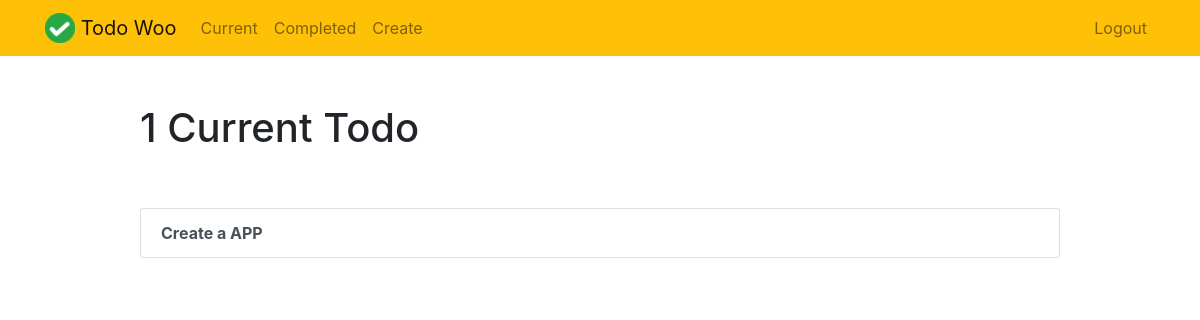
Before: /current/ (signed in) with the older database file.
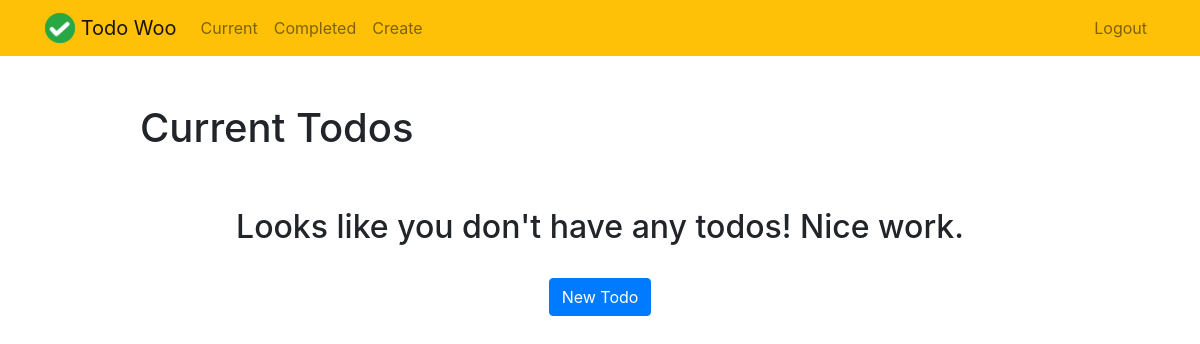
After: the same page with the newer database file.
### todo/models.py (models this page shows, shortened)
class TaskItem(models.Model):
	title = models.CharField(max_length=50)
	description = models.TextField(blank=True, null=True)
	important = models.BooleanField(default=False)
	create_at = models.DateTimeField(auto_now_add=True)
	datecompleted = models.DateTimeField(null=True, blank=True)
	user = models.ForeignKey(User, on_delete=models.CASCADE)

### todo/views.py (the view)
# urls.py: path('current/', views.currenttodos, name="currenttodos"),
@login_required
def currenttodos(request):
	todos = TaskItem.objects.filter(user=request.user, datecompleted__isnull = True)
	return render(request, 'todo/currenttodos.html', {'todos':todos})

### todo/templates/todo/currenttodos.html (shortened to what this page needs)
{% extends "todo/base.html" %}
{% block content %}
    <div class="row justify-content-center mt-5">
        <div class="col-md-10">
            {% if todos %}
                 <h1>{{ todos.count }} Current Todo{{ todos.count|pluralize }}</h1>
            {% else %}
                           <h1>Current Todos</h1>
            {% endif %}
        </div>
    </div>
    <div class="row justify-content-center mt-5">
        <div class="col-md-10">
        {% if todos %}
            <div class="list-group">
                {% for todo in todos %}
                    <a href="{% url 'viewtodo' todo.id %}" class="list-group-item list-group-item-action"><b>{{ todo.title }}</b></a>
                {% endfor %}
            </div>
        {% else %}
            <div class="text-center">
                <h2>Looks like you don't have any todos! Nice work.</h2>
            <br>
            <a role="button" class="btn btn-primary" href="{% url 'createtodo' %}">New Todo</a>
            </div>
        {% endif %}
        </div>
    </div>
{% endblock %}

### todo/templates/todo/base.html (shortened to what this page needs)
{% load static %}
<!doctype html>
<html lang="en">
<head>
    <link rel="stylesheet" href="https://stackpath.bootstrapcdn.com/bootstrap/4.4.1/css/bootstrap.min.css">
</head>
<body>
<nav class="navbar navbar-expand-md navbar-light bg-warning">
<div class="container">
    <a class="navbar-brand" href="{% url 'home' %}">
         <img src="{% static 'todo/logo.png' %}" width="30" height="30" class="d-inline-block align-top">
        <span>Todo Woo</span>
    </a>
    <div class="collapse navbar-collapse" id="navbarNav">
    {% if user.is_authenticated %}
        <ul class="navbar-nav mr-auto">
                <li class="nav-item {{ current }}">
                    <a class="nav-link" href="{% url 'currenttodos' %}">Current</a>
                </li>
                <li class="nav-item {{ completed }}">
                    <a class="nav-link" href="{% url 'completetodos' %}">Completed</a>
                </li>
                <li class="nav-item {{ create }}">
                    <a class="nav-link" href="{% url 'createtodo' %}">Create</a>
                </li>
        </ul>
    {% endif %}
    <ul class="navbar-nav ml-auto">
            {% if user.is_authenticated %}
                <li class="nav-item">
                    <a href="#" onclick="$('#signOutBtn').click()" class="nav-link">Logout</a>
                </li>
            {% endif %}
        </ul>
    </div>
</div>
</nav>
<div class="container">
{% block content %}{% endblock %}
</div>
</body>
</html>

Changed rows visible on the page:
no longer on this page (row edited): TaskItem: title "Create a APP"
Other visible differences:
{{ todos.count }}: "1" → (not shown)
text no longer shown: "Current Todo"
text now shown: "Current Todos Looks like you don't have any todos! Nice work. New Todo"
